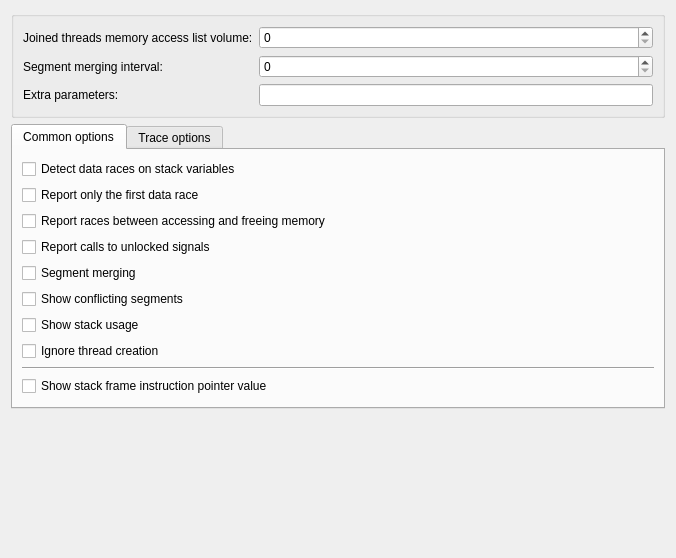
<?xml version="1.0" encoding="UTF-8"?>
<ui version="4.0">
 <class>Valgrind::DrdConfigPage</class>
 <widget class="QWidget" name="Valgrind::DrdConfigPage">
  <property name="geometry">
   <rect>
    <x>0</x>
    <y>0</y>
    <width>676</width>
    <height>558</height>
   </rect>
  </property>
  <layout class="QVBoxLayout" name="verticalLayout_2">
   <item>
    <widget class="QGroupBox" name="groupBox">
     <layout class="QFormLayout" name="formLayout">
      <item row="0" column="0">
       <widget class="QLabel" name="joinListVolLabel">
        <property name="text">
         <string>Joined threads memory access list volume:</string>
        </property>
        <property name="buddy">
         <cstring>kcfg_joinListVol</cstring>
        </property>
       </widget>
      </item>
      <item row="0" column="1">
       <widget class="QSpinBox" name="kcfg_joinListVol">
        <property name="toolTip">
         <string>&lt;html&gt;&lt;head/&gt;&lt;body&gt;&lt;p&gt;Data races that occur between a statement at the end of one thread and another thread can be missed if memory access information is discarded immediately after a thread has been joined. This option allows to specify for how many joined threads memory access information should be retained.&lt;/p&gt;&lt;/body&gt;&lt;/html&gt;</string>
        </property>
       </widget>
      </item>
      <item row="3" column="0">
       <widget class="QLabel" name="segmentMergingIntervalLabel">
        <property name="text">
         <string>Segment merging interval:</string>
        </property>
       </widget>
      </item>
      <item row="3" column="1">
       <widget class="QSpinBox" name="kcfg_segmentMergingInterval">
        <property name="toolTip">
         <string>&lt;html&gt;&lt;head/&gt;&lt;body&gt;&lt;p&gt;Perform segment merging only after the specified number of new segments have been created. This is an advanced configuration option that allows to choose whether to minimize DRD's memory usage by choosing a low value or to let DRD run faster by choosing a slightly higher value. The optimal value for this parameter depends on the program being analyzed. The default value works well for most programs.&lt;/p&gt;&lt;/body&gt;&lt;/html&gt;</string>
        </property>
       </widget>
      </item>
      <item row="4" column="0">
       <widget class="QLabel" name="extraArgsLabel">
        <property name="text">
         <string>Extra parameters:</string>
        </property>
        <property name="buddy">
         <cstring>kcfg_extraArgs</cstring>
        </property>
       </widget>
      </item>
      <item row="4" column="1">
       <widget class="QLineEdit" name="kcfg_extraArgs">
        <property name="clearButtonEnabled">
         <bool>true</bool>
        </property>
       </widget>
      </item>
     </layout>
    </widget>
   </item>
   <item>
    <widget class="QTabWidget" name="tabWidget">
     <property name="currentIndex">
      <number>0</number>
     </property>
     <widget class="QWidget" name="tab">
      <attribute name="title">
       <string>Common options</string>
      </attribute>
      <layout class="QVBoxLayout" name="verticalLayout">
       <item>
        <widget class="QCheckBox" name="kcfg_checkStackVar">
         <property name="toolTip">
          <string>&lt;html&gt;&lt;head/&gt;&lt;body&gt;&lt;p&gt;Controls whether DRD detects data races on stack variables. Verifying stack variables is disabled by default because most programs do not share stack variables over threads.&lt;/p&gt;&lt;/body&gt;&lt;/html&gt;</string>
         </property>
         <property name="text">
          <string>Detect data races on stack variables</string>
         </property>
        </widget>
       </item>
       <item>
        <widget class="QCheckBox" name="kcfg_firstRaceOnly">
         <property name="toolTip">
          <string>&lt;html&gt;&lt;head/&gt;&lt;body&gt;&lt;p&gt;Whether to report only the first data race that has been detected on a memory location or all data races that have been detected on a memory location.&lt;/p&gt;&lt;/body&gt;&lt;/html&gt;</string>
         </property>
         <property name="text">
          <string>Report only the first data race</string>
         </property>
        </widget>
       </item>
       <item>
        <widget class="QCheckBox" name="kcfg_freeIsWrite">
         <property name="enabled">
          <bool>true</bool>
         </property>
         <property name="toolTip">
          <string>&lt;html&gt;&lt;head/&gt;&lt;body&gt;&lt;p&gt;Whether to report races between accessing memory and freeing memory. Enabling this option may cause DRD to run slightly slower. Notes:&lt;/p&gt;&lt;p&gt;Don't enable this option when using custom memory allocators that use the &lt;span style=&quot; font-family:'Monospace'; font-weight:600; font-style:italic;&quot;&gt;VG_USERREQ__MALLOCLIKE_BLOCK&lt;/span&gt; and &lt;span style=&quot; font-family:'Monospace'; font-weight:600; font-style:italic;&quot;&gt;VG_USERREQ__FREELIKE_BLOCK&lt;/span&gt; because that would result in false positives. &lt;/p&gt;&lt;p&gt;Don't enable this option when using reference-counted objects because that will result in false positives, even when that code has been annotated properly with &lt;span style=&quot; font-family:'Monospace'; font-weight:600; font-style:italic;&quot;&gt;ANNOTATE_HAPPENS_BEFORE&lt;/span&gt; and &lt;span style=&quot; font-family:'Monospace'; font-weight:600; font-style:italic;&quot;&gt;ANNOTATE_HAPPENS_AFTER&lt;/span&gt;. See e.g. the output of the following command for an example: &lt;span style=&quot; font-family:'Monospace'; font-weight:600; font-style:italic;&quot;&gt;valgrind --tool=drd --free-is-write=yes drd/tests/annotate_smart_pointer&lt;/span&gt;.&lt;/p&gt;&lt;/body&gt;&lt;/html&gt;</string>
         </property>
         <property name="text">
          <string>Report races between accessing and freeing memory</string>
         </property>
        </widget>
       </item>
       <item>
        <widget class="QCheckBox" name="kcfg_reportSignalUnlocked">
         <property name="toolTip">
          <string>&lt;html&gt;&lt;head/&gt;&lt;body&gt;&lt;p&gt;Whether to report calls to &lt;span style=&quot; font-family:'Monospace'; font-weight:600; font-style:italic;&quot;&gt;pthread_cond_signal&lt;/span&gt; and &lt;span style=&quot; font-family:'Monospace'; font-weight:600; font-style:italic;&quot;&gt;pthread_cond_broadcast&lt;/span&gt; where the mutex associated with the signal through &lt;span style=&quot; font-family:'Monospace'; font-weight:600; font-style:italic;&quot;&gt;pthread_cond_wait&lt;/span&gt; or &lt;span style=&quot; font-family:'Monospace'; font-weight:600; font-style:italic;&quot;&gt;pthread_cond_timed_wait&lt;/span&gt; is not locked at the time the signal is sent. Sending a signal without holding a lock on the associated mutex is a common programming error which can cause subtle race conditions and unpredictable behavior. There exist some uncommon synchronization patterns however where it is safe to send a signal without holding a lock on the associated mutex.&lt;/p&gt;&lt;/body&gt;&lt;/html&gt;</string>
         </property>
         <property name="text">
          <string>Report calls to unlocked signals</string>
         </property>
        </widget>
       </item>
       <item>
        <widget class="QCheckBox" name="kcfg_segmentMerging">
         <property name="toolTip">
          <string>&lt;html&gt;&lt;head/&gt;&lt;body&gt;&lt;p&gt;Controls segment merging. Segment merging is an algorithm to limit memory usage of the data race detection algorithm. Disabling segment merging may improve the accuracy of the so-called 'other segments' displayed in race reports but can also trigger an out of memory error.&lt;/p&gt;&lt;/body&gt;&lt;/html&gt;</string>
         </property>
         <property name="text">
          <string>Segment merging</string>
         </property>
        </widget>
       </item>
       <item>
        <widget class="QCheckBox" name="kcfg_showConflSeg">
         <property name="toolTip">
          <string>&lt;html&gt;&lt;head/&gt;&lt;body&gt;&lt;p&gt;Show conflicting segments in race reports. Since this information can help to find the cause of a data race, this option is enabled by default. Disabling this option makes the output of DRD more compact.&lt;/p&gt;&lt;/body&gt;&lt;/html&gt;</string>
         </property>
         <property name="text">
          <string>Show conflicting segments</string>
         </property>
        </widget>
       </item>
       <item>
        <widget class="QCheckBox" name="kcfg_showStackUsage">
         <property name="toolTip">
          <string>&lt;html&gt;&lt;head/&gt;&lt;body&gt;&lt;p&gt;Print stack usage at thread exit time. When a program creates a large number of threads it becomes important to limit the amount of virtual memory allocated for thread stacks. This option makes it possible to observe how much stack memory has been used by each thread of the client program.&lt;/p&gt;&lt;p&gt;Note: the DRD tool itself allocates some temporary data on the client thread stack. The space necessary for this temporary data must be allocated by the client program when it allocates stack memory, but is not included in stack usage reported by DRD.&lt;/p&gt;&lt;/body&gt;&lt;/html&gt;</string>
         </property>
         <property name="text">
          <string>Show stack usage</string>
         </property>
        </widget>
       </item>
       <item>
        <widget class="QCheckBox" name="kcfg_ignoreThreadCreation">
         <property name="toolTip">
          <string>&lt;html&gt;&lt;head/&gt;&lt;body&gt;&lt;p&gt;Controls whether all activities during thread creation should be ignored. By default enabled only on Solaris. Solaris provides higher throughput, parallelism and scalability than other operating systems, at the cost of more fine-grained locking activity. This means for example that when a thread is created under glibc, just one big lock is used for all thread setup. Solaris libc uses several fine-grained locks and the creator thread resumes its activities as soon as possible, leaving for example stack and TLS setup sequence to the created thread. This situation confuses DRD as it assumes there is some false ordering in place between creator and created thread; and therefore many types of race conditions in the application would not be reported. To prevent such false ordering, this command line option is set to &lt;span style=&quot; font-family:'Monospace';&quot;&gt;yes&lt;/span&gt; by default on Solaris. All activity (loads, stores, client requests) is therefore ignored during:&lt;/p&gt;&lt;p&gt;* pthread_create() call in the creator thread &lt;/p&gt;&lt;p&gt;* thread creation phase (stack and TLS setup) in the created thread&lt;/p&gt;&lt;/body&gt;&lt;/html&gt;</string>
         </property>
         <property name="text">
          <string>Ignore thread creation</string>
         </property>
        </widget>
       </item>
       <item>
        <widget class="Line" name="line">
         <property name="orientation">
          <enum>Qt::Horizontal</enum>
         </property>
        </widget>
       </item>
       <item>
        <widget class="QCheckBox" name="kcfg_showInstructionPointer">
         <property name="text">
          <string>Show stack frame instruction pointer value</string>
         </property>
        </widget>
       </item>
       <item>
        <spacer>
         <property name="orientation">
          <enum>Qt::Vertical</enum>
         </property>
         <property name="sizeHint" stdset="0">
          <size>
           <width>20</width>
           <height>0</height>
          </size>
         </property>
        </spacer>
       </item>
      </layout>
     </widget>
     <widget class="QWidget" name="tracesTab">
      <attribute name="title">
       <string>Trace options</string>
      </attribute>
      <layout class="QVBoxLayout" name="verticalLayout_3">
       <item>
        <widget class="QCheckBox" name="kcfg_traceAlloc">
         <property name="toolTip">
          <string>&lt;html&gt;&lt;head/&gt;&lt;body&gt;&lt;p&gt;Trace all memory allocations and deallocations. May produce a huge amount of output.&lt;/p&gt;&lt;/body&gt;&lt;/html&gt;</string>
         </property>
         <property name="text">
          <string>Trace memory allocations/deallocations</string>
         </property>
        </widget>
       </item>
       <item>
        <widget class="QCheckBox" name="kcfg_traceBarrier">
         <property name="toolTip">
          <string>&lt;html&gt;&lt;head/&gt;&lt;body&gt;&lt;p&gt;Trace all barrier activity.&lt;/p&gt;&lt;/body&gt;&lt;/html&gt;</string>
         </property>
         <property name="text">
          <string>Trace barrier activity</string>
         </property>
        </widget>
       </item>
       <item>
        <widget class="QCheckBox" name="kcfg_traceCond">
         <property name="toolTip">
          <string>&lt;html&gt;&lt;head/&gt;&lt;body&gt;&lt;p&gt;Trace all condition variable activity.&lt;/p&gt;&lt;/body&gt;&lt;/html&gt;</string>
         </property>
         <property name="text">
          <string>Trace condition variable activity</string>
         </property>
        </widget>
       </item>
       <item>
        <widget class="QCheckBox" name="kcfg_traceForkJoin">
         <property name="toolTip">
          <string>&lt;html&gt;&lt;head/&gt;&lt;body&gt;&lt;p&gt;Trace all thread creation and all thread termination events.&lt;/p&gt;&lt;/body&gt;&lt;/html&gt;</string>
         </property>
         <property name="text">
          <string>Trace thread creation/termination events</string>
         </property>
        </widget>
       </item>
       <item>
        <widget class="QCheckBox" name="kcfg_traceHb">
         <property name="toolTip">
          <string>&lt;html&gt;&lt;head/&gt;&lt;body&gt;&lt;p&gt;Trace execution of the &lt;span style=&quot; font-family:'Monospace'; font-weight:600; font-style:italic;&quot;&gt;ANNOTATE_HAPPENS_BEFORE()&lt;/span&gt;, &lt;span style=&quot; font-family:'Monospace'; font-weight:600; font-style:italic;&quot;&gt;ANNOTATE_HAPPENS_AFTER()&lt;/span&gt; and &lt;span style=&quot; font-family:'Monospace'; font-weight:600; font-style:italic;&quot;&gt;ANNOTATE_HAPPENS_DONE()&lt;/span&gt; client requests.&lt;/p&gt;&lt;/body&gt;&lt;/html&gt;</string>
         </property>
         <property name="text">
          <string>Trace execution of &quot;ANNOTATE_HAPPENS&quot; requests</string>
         </property>
        </widget>
       </item>
       <item>
        <widget class="QCheckBox" name="kcfg_traceMutex">
         <property name="toolTip">
          <string>&lt;html&gt;&lt;head/&gt;&lt;body&gt;&lt;p&gt;Trace all mutex activity.&lt;/p&gt;&lt;/body&gt;&lt;/html&gt;</string>
         </property>
         <property name="text">
          <string>Trace mutex activity</string>
         </property>
        </widget>
       </item>
       <item>
        <widget class="QCheckBox" name="kcfg_traceRwlock">
         <property name="toolTip">
          <string>&lt;html&gt;&lt;head/&gt;&lt;body&gt;&lt;p&gt;Trace all reader-writer lock activity.&lt;/p&gt;&lt;/body&gt;&lt;/html&gt;</string>
         </property>
         <property name="text">
          <string>Trace reader-writer lock activity</string>
         </property>
        </widget>
       </item>
       <item>
        <widget class="QCheckBox" name="kcfg_traceSemaphore">
         <property name="toolTip">
          <string>&lt;html&gt;&lt;head/&gt;&lt;body&gt;&lt;p&gt;Trace all semaphore activity.&lt;/p&gt;&lt;/body&gt;&lt;/html&gt;</string>
         </property>
         <property name="text">
          <string>Trace semaphore activity</string>
         </property>
        </widget>
       </item>
       <item>
        <spacer name="verticalSpacer">
         <property name="orientation">
          <enum>Qt::Vertical</enum>
         </property>
         <property name="sizeHint" stdset="0">
          <size>
           <width>20</width>
           <height>0</height>
          </size>
         </property>
        </spacer>
       </item>
      </layout>
     </widget>
    </widget>
   </item>
   <item>
    <spacer name="verticalSpacer_2">
     <property name="orientation">
      <enum>Qt::Vertical</enum>
     </property>
     <property name="sizeHint" stdset="0">
      <size>
       <width>20</width>
       <height>52</height>
      </size>
     </property>
    </spacer>
   </item>
  </layout>
 </widget>
 <tabstops>
  <tabstop>kcfg_joinListVol</tabstop>
  <tabstop>kcfg_segmentMergingInterval</tabstop>
  <tabstop>kcfg_extraArgs</tabstop>
  <tabstop>tabWidget</tabstop>
  <tabstop>kcfg_checkStackVar</tabstop>
  <tabstop>kcfg_firstRaceOnly</tabstop>
  <tabstop>kcfg_freeIsWrite</tabstop>
  <tabstop>kcfg_reportSignalUnlocked</tabstop>
  <tabstop>kcfg_segmentMerging</tabstop>
  <tabstop>kcfg_showConflSeg</tabstop>
  <tabstop>kcfg_showStackUsage</tabstop>
  <tabstop>kcfg_ignoreThreadCreation</tabstop>
  <tabstop>kcfg_showInstructionPointer</tabstop>
  <tabstop>kcfg_traceAlloc</tabstop>
  <tabstop>kcfg_traceBarrier</tabstop>
  <tabstop>kcfg_traceCond</tabstop>
  <tabstop>kcfg_traceForkJoin</tabstop>
  <tabstop>kcfg_traceHb</tabstop>
  <tabstop>kcfg_traceMutex</tabstop>
  <tabstop>kcfg_traceRwlock</tabstop>
  <tabstop>kcfg_traceSemaphore</tabstop>
 </tabstops>
 <resources/>
 <connections/>
</ui>
